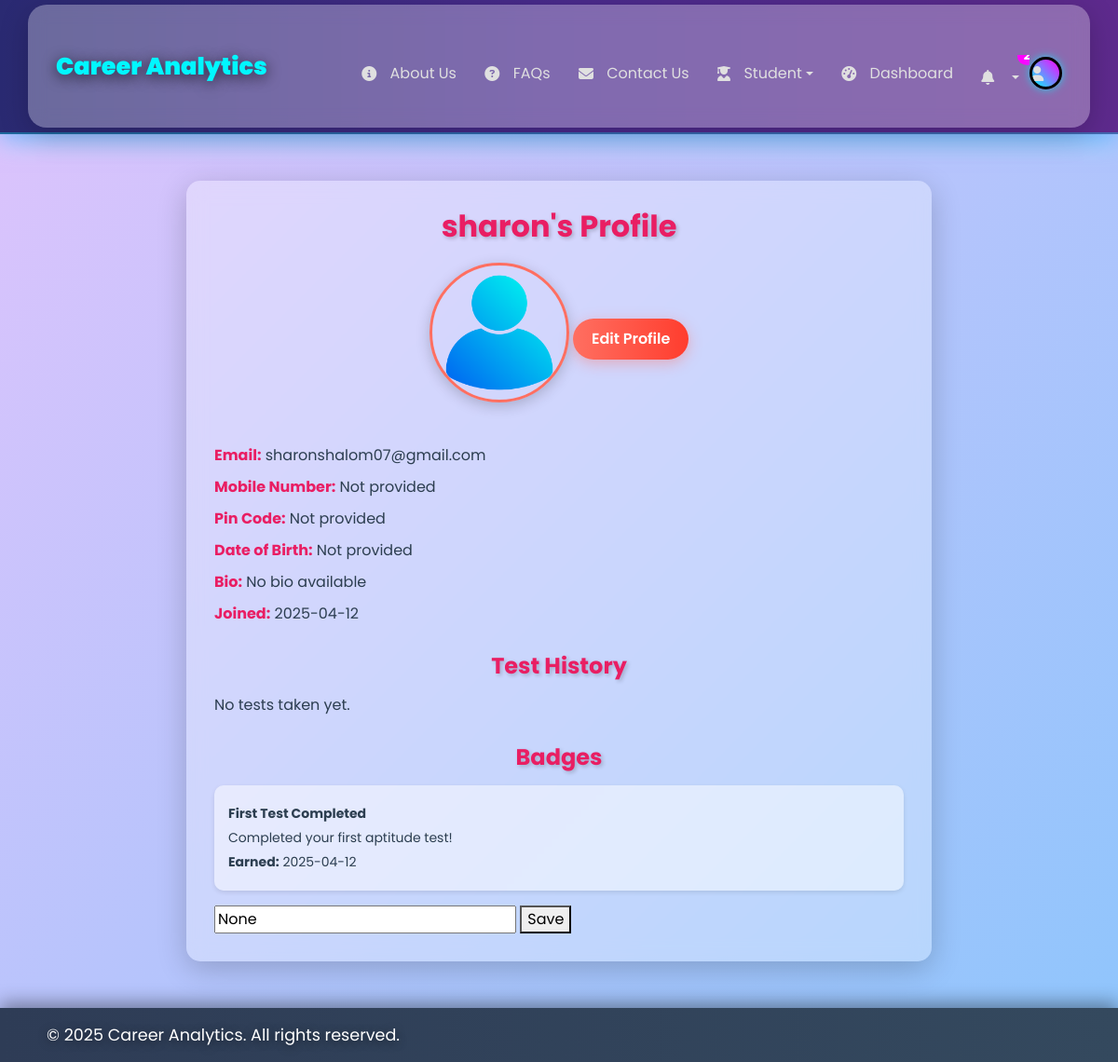
The app's page /profile (signed in), older data.
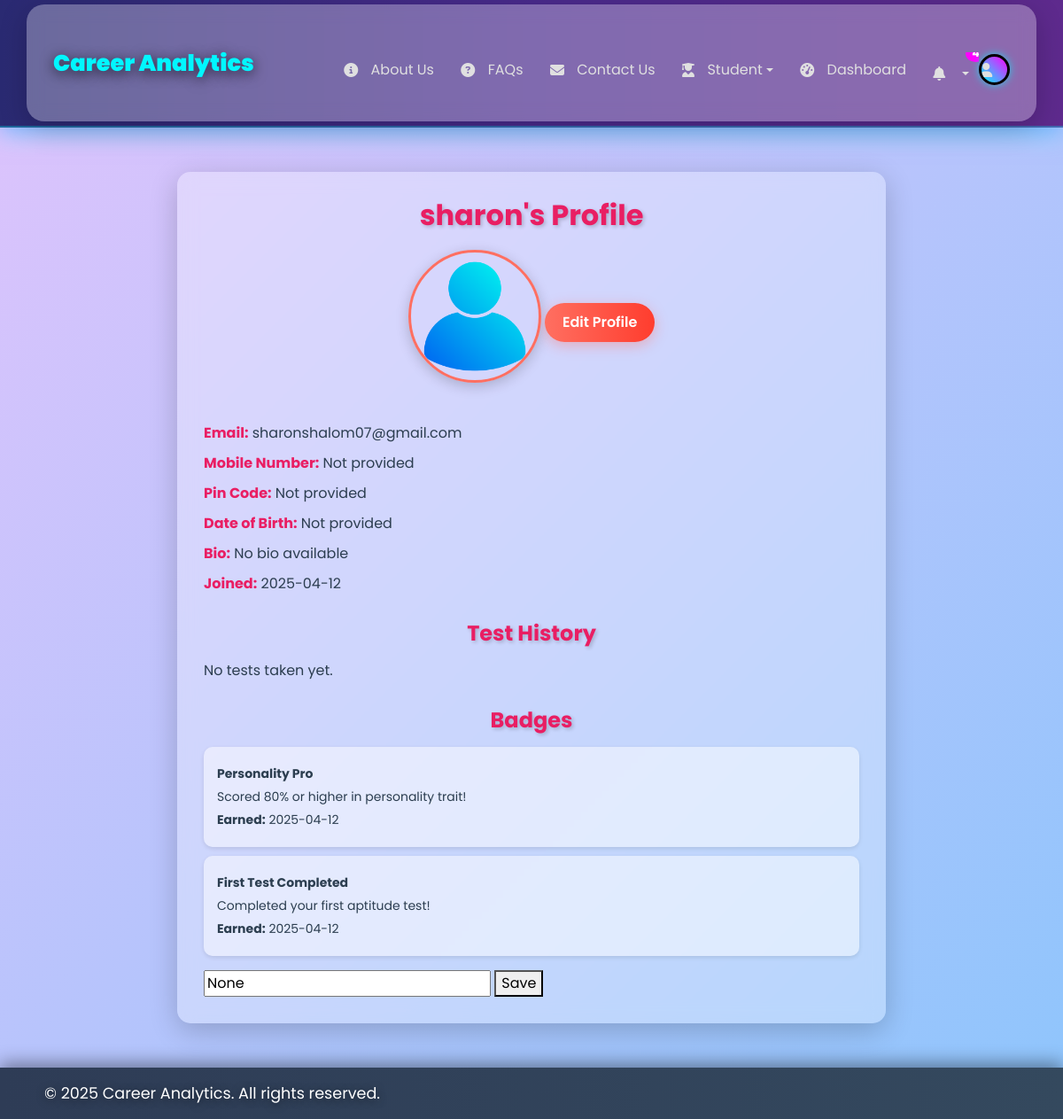
The same page, newer data.
### app.py (models this page shows)
class User(UserMixin, db.Model):
    id = db.Column(db.Integer, primary_key=True)
    username = db.Column(db.String(150), unique=True, nullable=False)
    password = db.Column(db.String(150), nullable=False)
    email = db.Column(db.String(150), unique=True, nullable=True)
    animations_enabled = db.Column(db.Boolean, default=True, nullable=False)
    created_at = db.Column(
        db.DateTime(timezone=True),
        nullable=False,
        default=lambda: datetime.now(timezone.utc)
    )
    updated_at = db.Column(
        db.DateTime(timezone=True),
        nullable=False,
        default=lambda: datetime.now(timezone.utc),
        onupdate=lambda: datetime.now(timezone.utc)
    )
    theme = db.Column(db.String(10), default='light', nullable=False)  # For theme preference
    notify_test_reminders = db.Column(db.Boolean, default=True, nullable=False)  # Notification preferences
    notify_badge_earned = db.Column(db.Boolean, default=True, nullable=False)
    notify_progress_updates = db.Column(db.Boolean, default=True, nullable=False)
    email_notifications = db.Column(db.Boolean, default=True, nullable=False)  # Email preferences
    email_newsletters = db.Column(db.Boolean, default=False, nullable=False)
    profile_visibility = db.Column(db.String(10), default='public', nullable=False)  # Profile visibility
    preferred_test_categories = db.Column(db.JSON, default=lambda: [], nullable=False)
    mobile_number = db.Column(db.String(20), nullable=True)# Preferred test categories
    pin_code = db.Column(db.String(10), nullable=True)
    dob = db.Column(db.Date, nullable=True)
    bio= db.Column(db.Text,        nullable=True)
    tests = db.relationship('TestResult', backref='user', lazy=True)
    badges = db.relationship('Badge', backref='user', lazy=True)
    notifications = db.relationship('Notification', backref='user', lazy=True)
    aptitude_scores = db.Column(db.JSON, default="{}", nullable=False)  # Changed to string default
    personality_scores = db.Column(db.JSON, default="{}", nullable=False)  # Changed to string default
    skill_gap_scores = db.Column(db.JSON, default="{}", nullable=False)  # Added field with default
    skill_gap_completed_at = db.Column(db.DateTime)
    top_careers = db.Column(db.Text)  # Add this line
    resumes = db.relationship('Resume', backref='user', lazy=True)

class Badge(db.Model):
    id = db.Column(db.Integer, primary_key=True)
    user_id = db.Column(db.Integer, db.ForeignKey('user.id'), nullable=False)
    name = db.Column(db.String(100), nullable=False)
    description = db.Column(db.String(200), nullable=False)
    icon = db.Column(db.String(50), nullable=False)
    date_earned = db.Column(db.DateTime, default=lambda: datetime.now(timezone.utc))

### app.py (the view, shortened to what this page needs)
@app.route('/profile', methods=['GET', 'POST'])
@login_required
def profile():
    form = ProfileForm()
    form.email.data = current_user.email
    tests = TestResult.query.filter_by(user_id=current_user.id).order_by(TestResult.completed_at.desc()).all()
    badges = Badge.query.filter_by(user_id=current_user.id).order_by(Badge.date_earned.desc()).all()
    notifications = Notification.query.filter_by(user_id=current_user.id, is_read=False).order_by(Notification.date.desc()).limit(5).all()
    return render_template('profile.html', user=current_user, form=form, tests=tests, badges=badges,
                          active_page='profile', notifications=notifications)

### forms.py
class ProfileForm(FlaskForm):
    email = StringField('Email', validators=[Optional(), Email()])
    password = PasswordField('New Password', validators=[Optional(), Length(min=8)])
    password_confirm = PasswordField('Confirm New Password', validators=[
        Optional(),
        EqualTo('password', message='Passwords must match.')
    ])
    mobile_number = StringField('Mobile Number', validators=[Optional(), Regexp(r'^\+?1?\d{9,15}$', message="Invalid mobile number.")])
    pin_code = StringField('Pin Code', validators=[Optional(), Length(min=5, max=10)])
    dob = DateField('Date of Birth', format='%Y-%m-%d', validators=[Optional()])
    bio = TextAreaField('Bio', validators=[Optional(), Length(max=500)])
    profile_image = FileField('Profile Picture', validators=[
        Optional(),
        FileAllowed(['jpg', 'jpeg', 'png', 'gif'], 'Images only!'),
        FileSize(max_size=5 * 1024 * 1024, message='File size must be less than 5MB.')
    ])
    submit = SubmitField('Update Profile')

### app.py (called while the page is built)
@app.before_request
def init_session():
    if 'used_aptitude' not in session:
        session['used_aptitude'] = []
    if 'aptitude_history' not in session:
        session['aptitude_history'] = defaultdict(list)

@login_manager.user_loader
def load_user(user_id):
    return db.session.get(User, int(user_id))

### templates/profile.html (shortened to what this page needs)
{% extends "base.html" %}
{% block content %}
<div class="profile-container">
    <div class="profile-header">
        <h1>{{ user.username }}'s Profile</h1>
        <img src="{{ url_for('static', filename=user.profile_image if user.profile_image else 'images/default_profile.jpg') }}" alt="Profile Picture" class="profile-image">
        <a href="{{ url_for('profile_edit') }}" class="btn-edit">Edit Profile</a>
    </div>
    <div class="profile-info">
        <p><strong>Email:</strong> {{ user.email or 'Not provided' }}</p>
        <p><strong>Mobile Number:</strong> {{ user.mobile_number or 'Not provided' }}</p>
        <p><strong>Pin Code:</strong> {{ user.pin_code or 'Not provided' }}</p>
        <p><strong>Date of Birth:</strong> {{ user.dob.strftime('%Y-%m-%d') if user.dob else 'Not provided' }}</p>
        <p><strong>Bio:</strong> {{ user.bio or 'No bio available' }}</p>
        <p><strong>Joined:</strong> {{ user.created_at.strftime('%Y-%m-%d') }}</p>
    </div>
    <div class="test-history">
        <h2>Test History</h2>
        {% if test_history %}
            <ul>
                {% for test in test_history %}
                    <li>
                        <p><strong>Test Type:</strong> {{ test.test_type | capitalize }}</p>
                        <p><strong>Score:</strong> {{ test.score }}%</p>
                        <p><strong>Completed:</strong> {{ test.completed_at.strftime('%Y-%m-%d %H:%M:%S') }}</p>
                    </li>
                {% endfor %}
            </ul>
        {% else %}
            <p>No tests taken yet.</p>
        {% endif %}
    </div>
    <div class="badges">
        <h2>Badges</h2>
        {% if badges %}
            <ul>
                {% for badge in badges %}
                    <li>
                        <p><strong>{{ badge.name }}</strong></p>
                        <p>{{ badge.description }}</p>
                        <p><strong>Earned:</strong> {{ badge.date_earned.strftime('%Y-%m-%d') }}</p>
                    </li>
                {% endfor %}
            </ul>
        {% else %}
            <p>No badges earned yet.</p>
        {% endif %}
    </div>
    <form method="POST">
        <input type="text" name="pin_code" value="{{ user.pin_code }}" placeholder="Enter Pin Code">
        <button type="submit">Save</button>
    </form>
</div>
{% endblock %}

### templates/base.html (shortened to what this page needs)
<!DOCTYPE html>
<html lang="en">
<head>
    <link href="https://cdn.jsdelivr.net/npm/bootstrap@5.3.0/dist/css/bootstrap.min.css" rel="stylesheet">
    <link rel="stylesheet" href="{{ url_for('static', filename='css/main.css') }}">
    <link rel="stylesheet" href="https://cdnjs.cloudflare.com/ajax/libs/font-awesome/6.6.0/css/all.min.css">
    <link rel="stylesheet" href="https://cdn.jsdelivr.net/npm/bootstrap-icons@1.10.5/font/bootstrap-icons.css">
    <link rel="stylesheet" href="{{ url_for('static', filename='css/style.css') }}">
    <link rel="stylesheet" href="{{ url_for('static', filename='css/personality.css') }}">
</head>
<body class="{% if active_page == 'dashboard' %}dashboard-page{% endif %} {% if current_user.is_authenticated and current_user.theme == 'dark' %}dark-mode{% endif %}">
    <nav class="navbar custom-navbar navbar-expand-lg navbar-dark fixed-top">
        <div class="container">
            <div class="navbar-brand-container">
                <a class="navbar-brand {% if active_page == 'index' %}active{% endif %}" href="{{ url_for('index') }}">Career Analytics</a>
            </div>
            <div class="collapse navbar-collapse" id="navbarNav">
                <ul class="navbar-nav ms-auto align-items-center">
                    <li class="nav-item">
                        <a class="nav-link {% if active_page == 'about' %}active{% endif %}" href="{{ url_for('about') }}"><i class="fas fa-info-circle"></i> About Us</a>
                    </li>
                    <li class="nav-item">
                        <a class="nav-link {% if active_page == 'faq' %}active{% endif %}" href="{{ url_for('faq') }}"><i class="fas fa-question-circle"></i> FAQs</a>
                    </li>
                    <li class="nav-item">
                        <a class="nav-link {% if active_page == 'contact' %}active{% endif %}" href="{{ url_for('contact') }}"><i class="fas fa-envelope"></i> Contact Us</a>
                    </li>
                    <li class="nav-item dropdown">
    <a class="nav-link dropdown-toggle {% if active_page == 'student' %}active{% endif %}" href="#" id="studentDropdown" role="button"
       data-bs-toggle="dropdown" aria-expanded="false">
       <i class="fas fa-user-graduate"></i> Student
    </a>
</li></ul>
                    {% if current_user.is_authenticated %}
                        <li class="nav-item">
                            <a class="nav-link {% if active_page == 'dashboard' %}active{% endif %}" href="{{ url_for('dashboard') }}"><i class="fas fa-tachometer-alt"></i> Dashboard</a>
                        </li>
                        <li class="nav-item dropdown">
                            <a class="nav-link notification-bell dropdown-toggle" href="#" id="notificationDropdown" role="button"
                               data-bs-toggle="dropdown" aria-expanded="false">
                                <i class="fas fa-bell"></i>
                                {% set unread_count = notifications|selectattr('is_read', 'equalto', False)|list|length %}
                                {% if unread_count > 0 %}
                                    <span class="badge">{{ unread_count }}</span>
                                {% endif %}
                            </a>
                        </li>
                    {% endif %}
                    <li class="nav-item dropdown">
                        <a class="nav-link profile-icon dropdown-toggle" href="#" id="profileDropdown" role="button"
                           data-bs-toggle="dropdown" aria-expanded="false">
                            {% if current_user.is_authenticated and current_user.profile_image and current_user.profile_image != 'images/default_profile.jpg' %}
                                <img src="{{ url_for('static', filename=current_user.profile_image) }}" alt="Profile Image">
                            {% else %}
                                <i class="fas fa-user"></i>
                            {% endif %}
                        </a>
                    </li>
            </div>
        </div>
    </nav>
    {% block content %}{% endblock %}
    <footer class="bg-dark text-white text-center py-3 mt-5">
        <div class="footer-content">
            <p>© <span>{{ '2025' | datetimeformat }}</span> Career Analytics. All rights reserved.</p>
        </div>
    </footer>
</body>
</html>

### static/css/main.css (style rules this page uses)
:root { --primary: #2A5C82; --secondary: #5BA4E6; --accent: #FFD700; --success: #4CAF50; --danger: #f44336; }

### static/css/style.css (style rules this page uses)
.container { background: rgba(255, 255, 255, 0.3); border-radius: 20px; padding: 30px; backdrop-filter: blur(10px); box-shadow: 0 8px 32px rgba(0, 0, 0, 0.2); animation: fadeIn 1s ease-in-out; }

### static/css/personality.css (style rules this page uses)
:root { --primary: #4f46e5; --secondary: #4338ca; --accent: #f59e0b; --background: #f1f5f9; }

### templates/base.html (style rules this page uses)
.navbar.custom-navbar { background: linear-gradient(90deg, #2a2a72, #4a2a8d, #5e2a8d) !important; padding: 0.3rem 1rem !important; box-shadow: 0 5px 25px rgba(0, 247, 255, 0.5), 0 -5px 25px rgba(255, 0, 255, 0.5); position: relative; animation: navbarGlow 3s infinite alternate; border-bottom: 2px solid rgba(0, 247, 255, 0.3); backdrop-filter: blur(5px); -webkit-backdrop-filter: blur(5px); }
.navbar.custom-navbar::before { content: ''; position: absolute; top: 0; left: -100%; width: 100%; height: 100%; background: linear-gradient(90deg, transparent, rgba(0, 247, 255, 0.3), transparent); animation: shine 4s infinite; }
.navbar-brand-container { flex: 0 0 auto; }
.navbar-brand { font-size: 1.5rem !important; font-weight: 900; color: #00f7ff !important; text-shadow: 0 3px 15px rgba(0, 0, 0, 0.7); transition: transform 0.3s ease, color 0.3s ease; }
.navbar-nav { flex: 0 0 auto; margin-left: auto; }
.nav-link { color: #e0e0e0 !important; padding: 0.4rem 0.8rem !important; font-size: 1rem !important; transition: color 0.3s ease, background 0.3s ease, transform 0.3s ease; display: flex; align-items: center; position: relative; }
.nav-link i { margin-right: 0.3rem !important; justify-content: center !important; padding: 0.5rem !important; }
.profile-icon { width: 35px !important; height: 35px !important; border-radius: 50%; background: linear-gradient(45deg, #00f7ff, #ff00ff) !important; display: flex; align-items: center; justify-content: center; color: #fff; font-weight: bold; transition: all 0.3s ease; cursor: pointer; box-shadow: 0 0 10px rgba(0, 247, 255, 0.7); border: 3px solid #000; }
.notification-bell { position: relative; color: #e0e0e0; font-size: 1.3rem; cursor: pointer; transition: transform 0.3s ease; margin-left: 0 !important; margin-top: 0.5rem; }
.notification-bell .badge { position: absolute; top: -8px; right: -8px; background: #ff00ff; color: #fff; border-radius: 50%; padding: 3px 7px; font-size: 0.8rem; }
footer { background: linear-gradient(90deg, #2e3c56, #34495e) !important; padding: 2rem 0; box-shadow: 0 -5px 20px rgba(0, 0, 0, 0.4); }
.footer-content { display: flex; justify-content: space-between; align-items: center; max-width: 1100px; margin: 0 auto; flex-wrap: wrap; }
footer p { margin: 0; font-size: 1.1rem; color: #fff; text-shadow: 0 2px 10px rgba(0, 0, 0, 0.5); }
@media (max-width: 1400px) { .nav-link { font-size: 1rem !important; } }
@media (max-width: 1400px) { .navbar-brand { font-size: 1.6rem !important; } }
@media (max-width: 1200px) { .nav-link { padding: 0.5rem 0.7rem !important; } }
@media (max-width: 1200px) { .nav-link i { margin-right: 0.4rem !important; } }
.nav-link, .dropdown-item { white-space: nowrap; overflow: hidden; text-overflow: ellipsis; max-width: 200px; }

Row changes from the older to the newer data that the page shows:
added Badge: name "Personality Pro", description "Scored 80% or higher in personality trait!", date_earned "2025-04-12"
